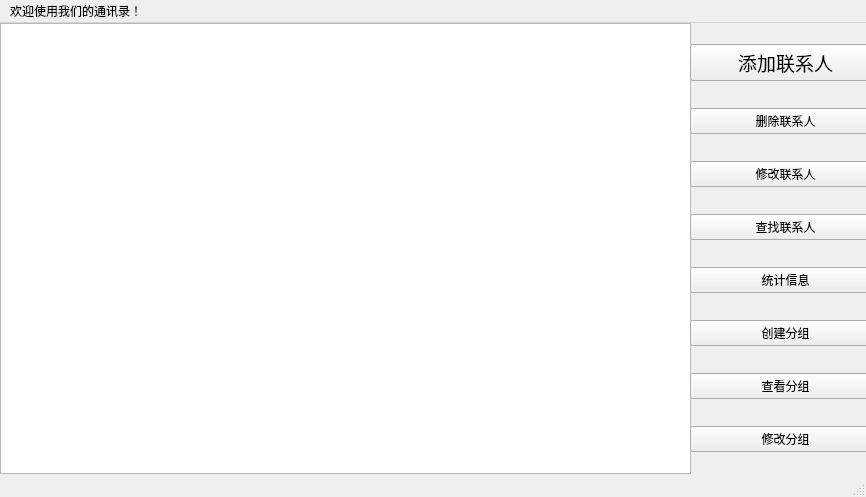
<?xml version="1.0" encoding="UTF-8"?>
<ui version="4.0">
 <class>MainWindow</class>
 <widget class="QMainWindow" name="MainWindow">
  <property name="geometry">
   <rect>
    <x>0</x>
    <y>0</y>
    <width>866</width>
    <height>497</height>
   </rect>
  </property>
  <property name="windowTitle">
   <string>MainWindow</string>
  </property>
  <widget class="QWidget" name="centralwidget">
   <widget class="QTableWidget" name="twPeople">
    <property name="geometry">
     <rect>
      <x>0</x>
      <y>0</y>
      <width>691</width>
      <height>451</height>
     </rect>
    </property>
   </widget>
   <widget class="QWidget" name="">
    <property name="geometry">
     <rect>
      <x>690</x>
      <y>0</y>
      <width>191</width>
      <height>451</height>
     </rect>
    </property>
    <layout class="QVBoxLayout" name="verticalLayout">
     <item>
      <widget class="QPushButton" name="pushButton">
       <property name="font">
        <font>
         <family>微软雅黑</family>
         <pointsize>14</pointsize>
         <italic>false</italic>
         <bold>false</bold>
        </font>
       </property>
       <property name="styleSheet">
        <string notr="true">font: 14pt &quot;微软雅黑&quot;;</string>
       </property>
       <property name="text">
        <string>添加联系人</string>
       </property>
      </widget>
     </item>
     <item>
      <widget class="QPushButton" name="delp">
       <property name="styleSheet">
        <string notr="true">font: 14pt &quot;微软雅黑&quot;;</string>
       </property>
       <property name="text">
        <string>删除联系人</string>
       </property>
      </widget>
     </item>
     <item>
      <widget class="QPushButton" name="modp">
       <property name="styleSheet">
        <string notr="true">font: 14pt &quot;微软雅黑&quot;;</string>
       </property>
       <property name="text">
        <string>修改联系人</string>
       </property>
      </widget>
     </item>
     <item>
      <widget class="QPushButton" name="seap">
       <property name="styleSheet">
        <string notr="true">font: 14pt &quot;微软雅黑&quot;;</string>
       </property>
       <property name="text">
        <string>查找联系人</string>
       </property>
      </widget>
     </item>
     <item>
      <widget class="QPushButton" name="pushButton_2">
       <property name="styleSheet">
        <string notr="true">font: 14pt &quot;微软雅黑&quot;;</string>
       </property>
       <property name="text">
        <string>统计信息</string>
       </property>
      </widget>
     </item>
     <item>
      <widget class="QPushButton" name="creg">
       <property name="styleSheet">
        <string notr="true">font: 14pt &quot;微软雅黑&quot;;</string>
       </property>
       <property name="text">
        <string>创建分组</string>
       </property>
      </widget>
     </item>
     <item>
      <widget class="QPushButton" name="seeg">
       <property name="styleSheet">
        <string notr="true">font: 14pt &quot;微软雅黑&quot;;</string>
       </property>
       <property name="text">
        <string>查看分组</string>
       </property>
      </widget>
     </item>
     <item>
      <widget class="QPushButton" name="modg">
       <property name="styleSheet">
        <string notr="true">font: 14pt &quot;微软雅黑&quot;;</string>
       </property>
       <property name="text">
        <string>修改分组</string>
       </property>
      </widget>
     </item>
    </layout>
   </widget>
  </widget>
  <widget class="QMenuBar" name="menubar">
   <property name="geometry">
    <rect>
     <x>0</x>
     <y>0</y>
     <width>866</width>
     <height>19</height>
    </rect>
   </property>
   <widget class="QMenu" name="menu">
    <property name="title">
     <string>欢迎使用我们的通讯录！</string>
    </property>
   </widget>
   <addaction name="menu"/>
  </widget>
  <widget class="QStatusBar" name="statusbar"/>
 </widget>
 <resources/>
 <connections/>
</ui>
